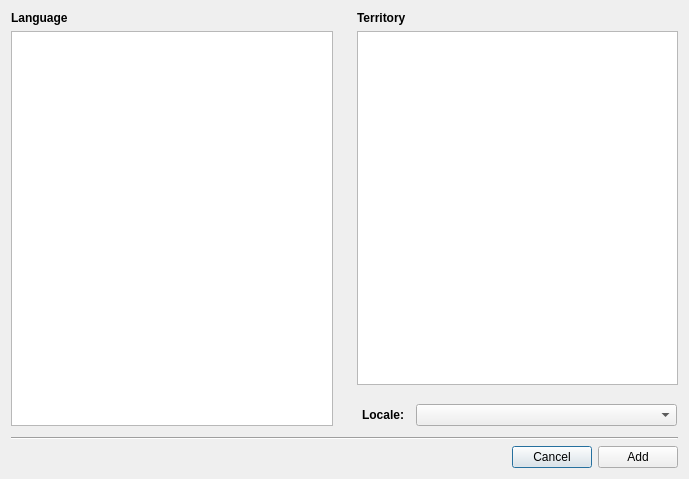
<?xml version="1.0" encoding="UTF-8"?>
<ui version="4.0">
 <class>SelectLocalesDialog</class>
 <widget class="QDialog" name="SelectLocalesDialog">
  <property name="geometry">
   <rect>
    <x>0</x>
    <y>0</y>
    <width>689</width>
    <height>479</height>
   </rect>
  </property>
  <property name="windowTitle">
   <string>Add Locale</string>
  </property>
  <property name="windowIcon">
   <iconset resource="../resources.qrc">
    <normaloff>:/images/resources/locale.png</normaloff>:/images/resources/locale.png</iconset>
  </property>
  <layout class="QVBoxLayout" name="verticalLayout">
   <item>
    <layout class="QHBoxLayout" name="horizontalLayout">
     <item>
      <layout class="QVBoxLayout" name="VL_FrameworkLanguage">
       <item>
        <widget class="QLabel" name="label">
         <property name="font">
          <font>
           <weight>75</weight>
           <bold>true</bold>
          </font>
         </property>
         <property name="text">
          <string>Language</string>
         </property>
        </widget>
       </item>
       <item>
        <widget class="QListView" name="languageListView"/>
       </item>
      </layout>
     </item>
     <item>
      <spacer name="horizontalSpacer">
       <property name="orientation">
        <enum>Qt::Horizontal</enum>
       </property>
       <property name="sizeType">
        <enum>QSizePolicy::Fixed</enum>
       </property>
       <property name="sizeHint" stdset="0">
        <size>
         <width>18</width>
         <height>20</height>
        </size>
       </property>
      </spacer>
     </item>
     <item>
      <layout class="QVBoxLayout" name="VL_SystemLanguage">
       <item>
        <widget class="QLabel" name="label_2">
         <property name="font">
          <font>
           <weight>75</weight>
           <bold>true</bold>
          </font>
         </property>
         <property name="text">
          <string>Territory</string>
         </property>
        </widget>
       </item>
       <item>
        <widget class="QListView" name="countryListView"/>
       </item>
       <item>
        <spacer name="verticalSpacer">
         <property name="orientation">
          <enum>Qt::Vertical</enum>
         </property>
         <property name="sizeType">
          <enum>QSizePolicy::Fixed</enum>
         </property>
         <property name="sizeHint" stdset="0">
          <size>
           <width>20</width>
           <height>13</height>
          </size>
         </property>
        </spacer>
       </item>
       <item>
        <layout class="QFormLayout" name="formLayout">
         <property name="labelAlignment">
          <set>Qt::AlignRight|Qt::AlignTrailing|Qt::AlignVCenter</set>
         </property>
         <property name="horizontalSpacing">
          <number>12</number>
         </property>
         <property name="leftMargin">
          <number>5</number>
         </property>
         <property name="rightMargin">
          <number>1</number>
         </property>
         <item row="0" column="0">
          <widget class="QLabel" name="label_3">
           <property name="sizePolicy">
            <sizepolicy hsizetype="MinimumExpanding" vsizetype="Preferred">
             <horstretch>0</horstretch>
             <verstretch>0</verstretch>
            </sizepolicy>
           </property>
           <property name="font">
            <font>
             <weight>75</weight>
             <bold>true</bold>
            </font>
           </property>
           <property name="text">
            <string>Locale:</string>
           </property>
           <property name="scaledContents">
            <bool>false</bool>
           </property>
           <property name="wordWrap">
            <bool>false</bool>
           </property>
          </widget>
         </item>
         <item row="0" column="1">
          <widget class="QComboBox" name="localeComboBox"/>
         </item>
        </layout>
       </item>
      </layout>
     </item>
    </layout>
   </item>
   <item>
    <spacer name="verticalSpacer_2">
     <property name="orientation">
      <enum>Qt::Vertical</enum>
     </property>
     <property name="sizeType">
      <enum>QSizePolicy::Fixed</enum>
     </property>
     <property name="sizeHint" stdset="0">
      <size>
       <width>20</width>
       <height>5</height>
      </size>
     </property>
    </spacer>
   </item>
   <item>
    <widget class="Line" name="line">
     <property name="orientation">
      <enum>Qt::Horizontal</enum>
     </property>
    </widget>
   </item>
   <item>
    <layout class="QHBoxLayout" name="horizontalLayout_2">
     <item>
      <spacer name="horizontalSpacer_2">
       <property name="orientation">
        <enum>Qt::Horizontal</enum>
       </property>
       <property name="sizeHint" stdset="0">
        <size>
         <width>40</width>
         <height>20</height>
        </size>
       </property>
      </spacer>
     </item>
     <item>
      <widget class="QPushButton" name="buttonCancel">
       <property name="text">
        <string>Cancel</string>
       </property>
      </widget>
     </item>
     <item>
      <widget class="QPushButton" name="buttonAdd">
       <property name="text">
        <string>Add</string>
       </property>
      </widget>
     </item>
    </layout>
   </item>
  </layout>
 </widget>
 <connections/>
</ui>
